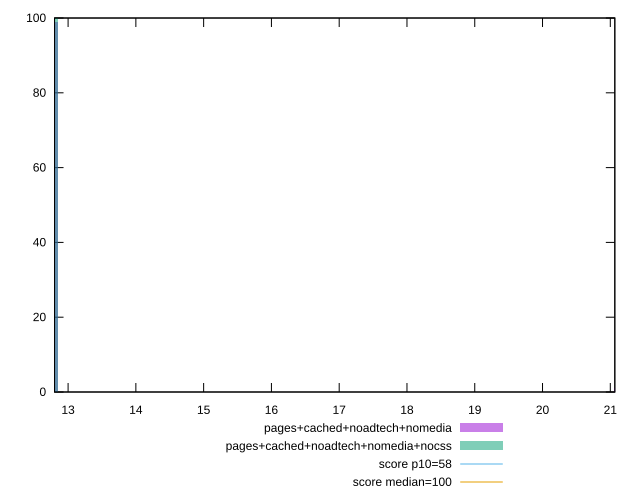

Source code (gnuplot):
reset

$pagesCachedNoadtechNomedia <<EOF
12.8 99
21.1 1
EOF

$pagesCachedNoadtechNomediaNocss <<EOF
12.8 100
EOF

set key outside below
set boxwidth 0.1
set xrange [12.8:21.06666666666667]
set yrange [0:100]
set trange [0:100]
set style fill transparent solid 0.5 noborder

set parametric
set terminal svg size 640, 500 enhanced background rgb 'white'
set output "report_00026_2021-02-22T21:38:55.199Z/estimated-input-latency/comparison/histogram/3_vs_4.svg"

plot $pagesCachedNoadtechNomedia title "pages+cached+noadtech+nomedia" with boxes, \
     $pagesCachedNoadtechNomediaNocss title "pages+cached+noadtech+nomedia+nocss" with boxes, \
     58,t title "score p10=58", \
     100,t title "score median=100"

reset
